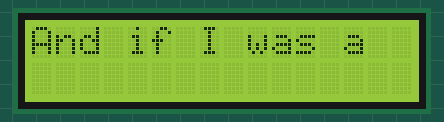
This sketch was run on a simulated Arduino Uno, built with avr-gcc and run on an emulated ATmega328P. On the bench: 16×2 character LCD.

Above: at 0.1 s.
At 1.9 s:
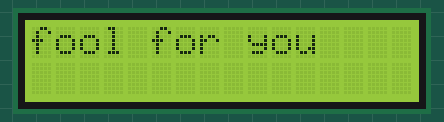
At 9.1 s:
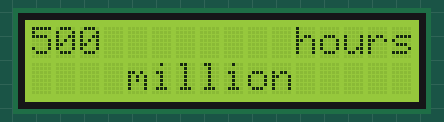
At 11.1 s:
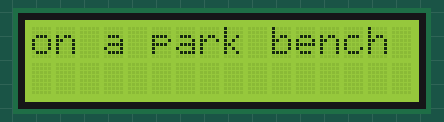
At 13.1 s:
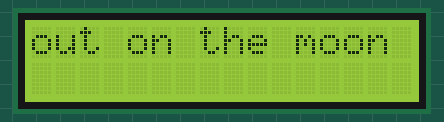
At 16.3 s:
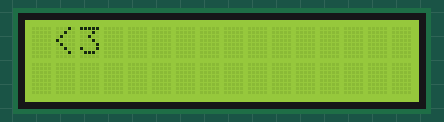

The sketch:

alexandra_realityclub.ino
```cpp
#include <Wire.h>
#include <LiquidCrystal_I2C.h>

LiquidCrystal_I2C lcd(0x27, 16, 2);

void setup() {
  lcd.init();
  lcd.backlight();


  lcd.setCursor(0, 0);
  lcd.print("And if I was a");
  delay(1800);

  lcd.clear();
  lcd.setCursor(0, 0);
  lcd.print("fool for you");
  delay(3500);

  lcd.clear();
  lcd.setCursor(0, 0);
  lcd.print("I'd wait");
  delay(1000);

  lcd.clear();
  lcd.setCursor(0, 0);
  lcd.print("500");
  delay(1300);

  lcd.setCursor(4, 1);
  lcd.print("million");
  delay(1300);

  lcd.setCursor(11, 0);
  lcd.print("hours");
  delay(2000);

  lcd.clear();
  lcd.setCursor(0, 0);
  lcd.print("on a park bench");
  delay(2000);

  lcd.clear();
  lcd.setCursor(0, 0);
  lcd.print("out on the moon");
  delay(3200);

  lcd.clear();
  lcd.setCursor(0, 0);
  lcd.print(" <3 ");
  delay(1500);
}

void loop()
{
  delay(10);
}
```

Measured:
- what the display in image 1 shows lasts 3.5 s, from 1.9 s to 5.4 s
- what the display in image 2 shows lasts 2.0 s, from 9.0 s to 11.0 s
- what the display in image 4 shows lasts 3.2 s, from 13.1 s to 16.3 s
